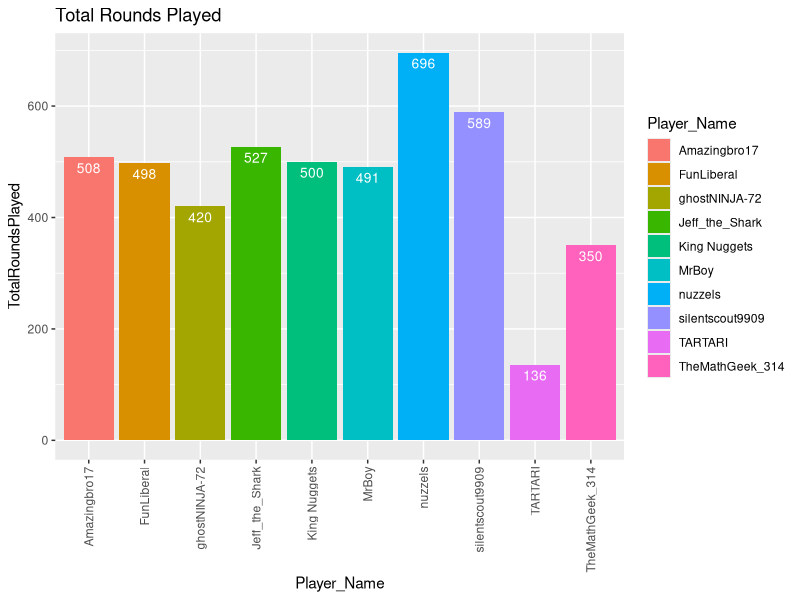
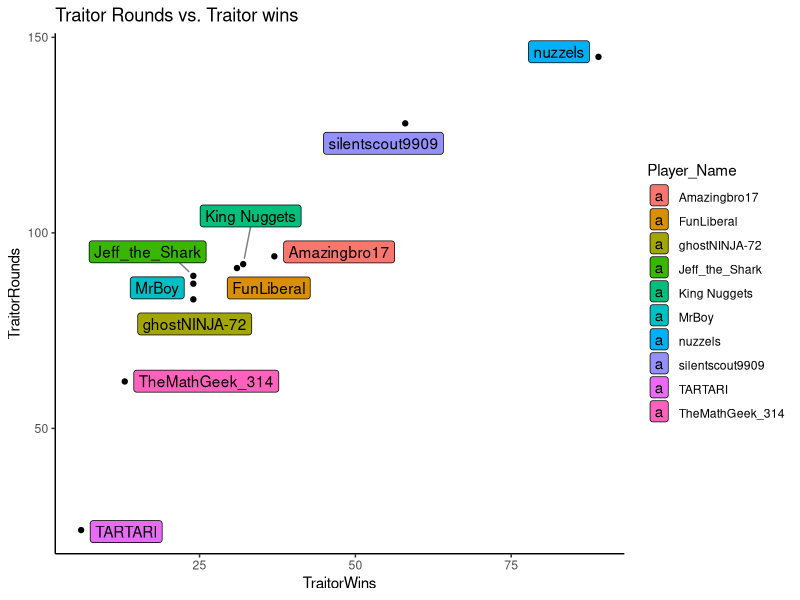
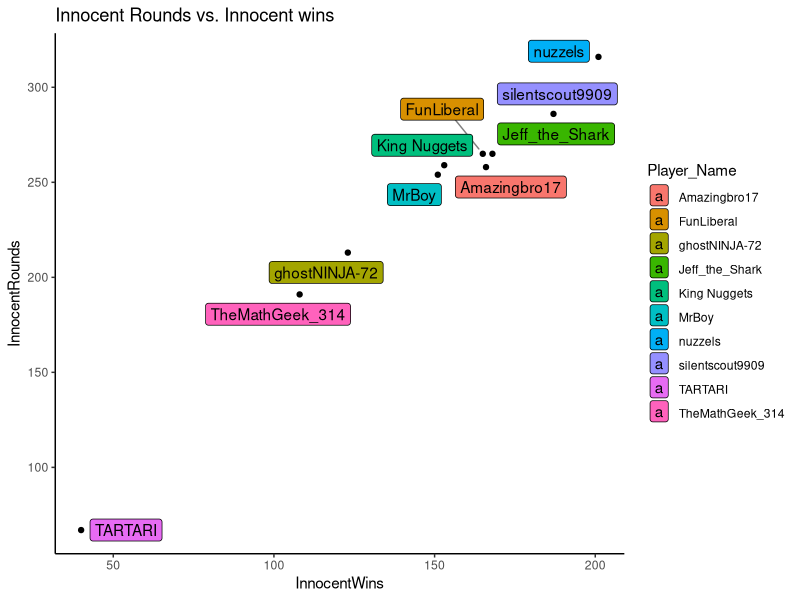
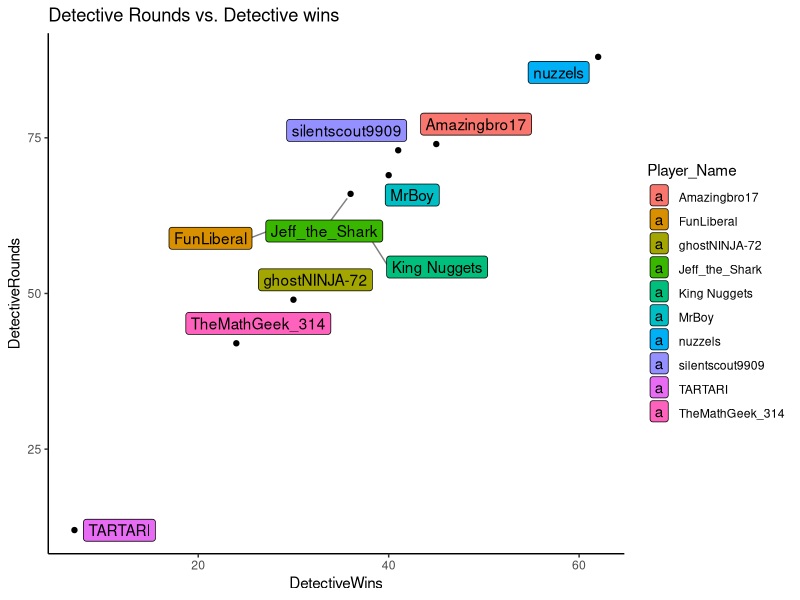
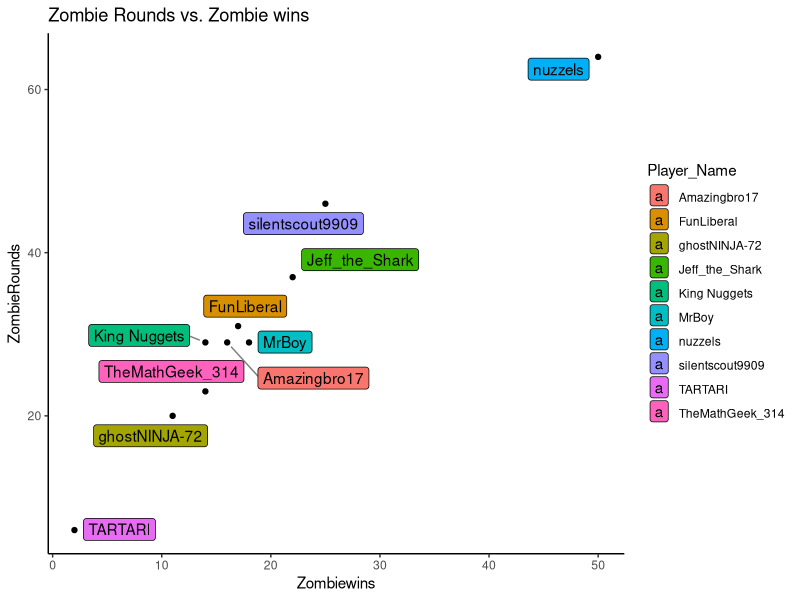
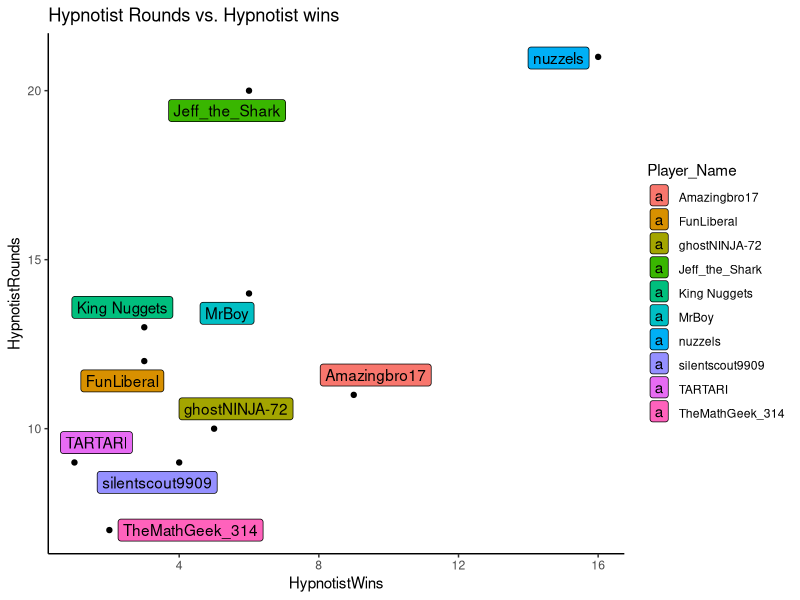
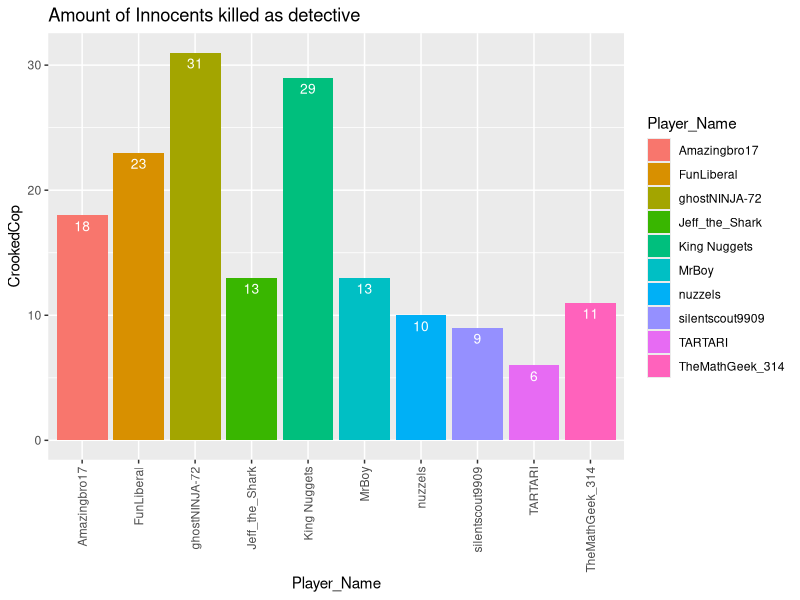
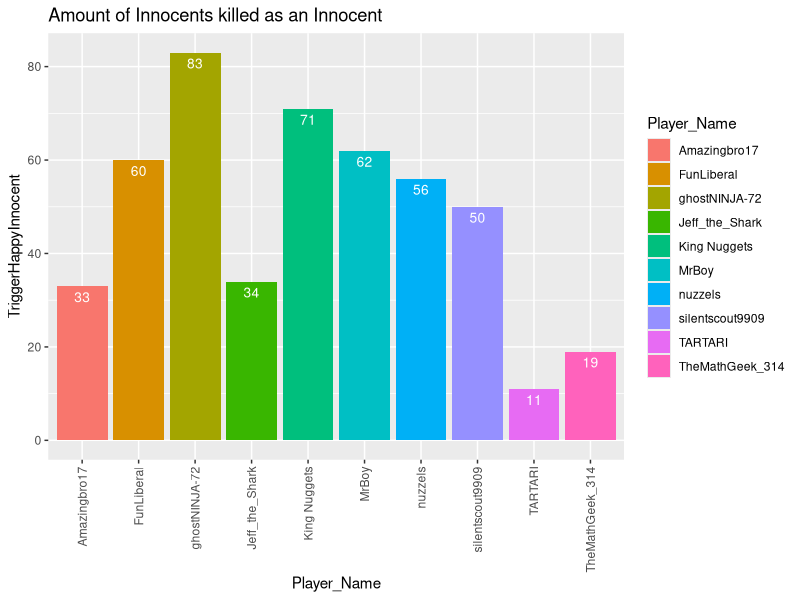

Write the R code that produced these figures, in order.
## ---- chunk 1
knitr::opts_chunk$set(echo = TRUE)
## ---- chunk 2
library(tidyverse)
library(ggplot2)
library(ggrepel)
library(readxl)
pstats <- read_excel('TTTStatsTag.xlsx', sheet='PlayerStats')
tpartners <- read_excel('TTTStatsTag.xlsx', sheet='TraitorPartners')
dequip <- read_excel('TTTStatsTag.xlsx', sheet='DetectiveEquipment')
## ---- chunk 3
pstats$Player_Name <- as.factor(pstats$Player_Name)
pstatsClean <- pstats %>% pivot_longer(
  !c('Player_Name'),
  names_to="stat",
  values_to="count",
  values_drop_na = TRUE
)
## ---- chunk 4
tpartners$Player_Name <- as.factor(tpartners$Player_Name)
tpartnersClean <- tpartners %>% pivot_longer(
  !c('Player_Name'),
  names_to="stat",
  values_to="count",
  values_drop_na = TRUE
)
## ---- chunk 5
dequip$Player_Name <- as.factor(dequip$Player_Name)
dequipClean <- dequip %>% pivot_longer(
  !c('Player_Name'),
  names_to="stat",
  values_to="count",
  values_drop_na = TRUE
)
## ---- chunk 6
overallStatP <- pstatsClean %>% group_by(stat) %>% summarise(overall = sum(count))
overallStatTP <- tpartnersClean %>% group_by(stat) %>% summarise(overall = sum(count))
overallStatD <- dequipClean %>% group_by(stat) %>% summarise(overall = sum(count))
## ---- chunk 7
ggplot(pstats, aes(y=TotalRoundsPlayed,x=Player_Name, fill=Player_Name)) + geom_bar(stat = "Identity") + geom_text(aes(label=TotalRoundsPlayed), vjust=1.6, color="white", size=3.5) + ggtitle("Total Rounds Played") +
  theme(axis.text.x=element_text(angle=90,hjust=1,vjust=0.5))
## ---- chunk 8
ggplot(pstats,aes(x=TraitorWins, y=TraitorRounds, fill=Player_Name)) + geom_point() + ggtitle("Traitor Rounds vs. Traitor wins") +
  geom_label_repel(aes(label = Player_Name),
                  box.padding   = 0.35, 
                  point.padding = 0.5,
                  segment.color = 'grey50') +
  theme_classic()

pstats %>% group_by(Player_Name,TraitorRounds,TraitorWins) %>% 
  summarise(winPercent=TraitorWins/TraitorRounds) %>%
  arrange(desc(winPercent))
## ---- chunk 9
ggplot(pstats,aes(x=InnocentWins, y=InnocentRounds, fill=Player_Name)) + geom_point() + ggtitle("Innocent Rounds vs. Innocent wins") +
  geom_label_repel(aes(label = Player_Name),
                  box.padding   = 0.35, 
                  point.padding = 0.5,
                  segment.color = 'grey50') +
  theme_classic()

pstats %>% group_by(Player_Name,InnocentRounds,InnocentWins) %>% 
  summarise(winPercent=InnocentWins/InnocentRounds) %>%
  arrange(desc(winPercent))
## ---- chunk 10
ggplot(pstats,aes(x=DetectiveWins, y=DetectiveRounds, fill=Player_Name)) + geom_point() + ggtitle("Detective Rounds vs. Detective wins") +
  geom_label_repel(aes(label = Player_Name),
                  box.padding   = 0.35, 
                  point.padding = 0.5,
                  segment.color = 'grey50') +
  theme_classic()

pstats %>% group_by(Player_Name,DetectiveRounds,DetectiveWins) %>% 
  summarise(winPercent=DetectiveWins/DetectiveRounds) %>%
  arrange(desc(winPercent))
## ---- chunk 11
ggplot(pstats,aes(x=Zombiewins, y=ZombieRounds, fill=Player_Name)) + geom_point() + ggtitle("Zombie Rounds vs. Zombie wins") +
  geom_label_repel(aes(label = Player_Name),
                  box.padding   = 0.35, 
                  point.padding = 0.5,
                  segment.color = 'grey50') +
  theme_classic()

pstats %>% group_by(Player_Name,Zombiewins,ZombieRounds) %>% 
  summarise(winPercent=Zombiewins/ZombieRounds) %>%
  arrange(desc(winPercent))
## ---- chunk 12
ggplot(pstats,aes(x=HypnotistWins, y=HypnotistRounds, fill=Player_Name)) + geom_point() + ggtitle("Hypnotist Rounds vs. Hypnotist wins") +
  geom_label_repel(aes(label = Player_Name),
                  box.padding   = 0.35, 
                  point.padding = 0.5,
                  segment.color = 'grey50') +
  theme_classic()

pstats %>% group_by(Player_Name,HypnotistWins,HypnotistRounds) %>% 
  summarise(winPercent=HypnotistWins/HypnotistRounds) %>%
  arrange(desc(winPercent))
## ---- chunk 13
ggplot(pstats,aes(x=Player_Name, y=CrookedCop, fill=Player_Name)) + geom_bar(stat="identity") + geom_text(aes(label=CrookedCop), vjust=1.6, color="white", size=3.5) + ggtitle("Amount of Innocents killed as detective") +
  theme(axis.text.x=element_text(angle=90,hjust=1,vjust=0.5))
pstats %>% group_by(Player_Name, DetectiveRounds, CrookedCop) %>% 
  summarise(Crookedeness=CrookedCop/DetectiveRounds) %>%
  arrange(desc(Crookedeness))
## ---- chunk 14
ggplot(pstats,aes(x=Player_Name, y=TriggerHappyInnocent, fill=Player_Name)) + geom_bar(stat="identity") + geom_text(aes(label=TriggerHappyInnocent), vjust=1.6, color="white", size=3.5) + ggtitle("Amount of Innocents killed as an Innocent") +
  theme(axis.text.x=element_text(angle=90,hjust=1,vjust=0.5))
pstats %>% group_by(Player_Name, InnocentRounds, TriggerHappyInnocent) %>% 
  summarise(Shootyness=TriggerHappyInnocent/InnocentRounds) %>%
  arrange(desc(Shootyness))
## ---- chunk 15
ggplot(pstats,aes(x=Player_Name,y=TotalFallDamage, fill=Player_Name)) + geom_bar(stat = "Identity")  + geom_text(aes(label=TotalFallDamage), vjust=1.6, color="Blue", size=3.5) + ggtitle("People least safe near ledges") +
  theme(axis.text.x=element_text(angle=90,hjust=1,vjust=0.5))
## ---- chunk 16
dequipClean %>% group_by(stat) %>% summarise(overallTimesBought = sum(count)) %>%
  ggplot(aes(x=stat,y=overallTimesBought)) + geom_bar(stat="Identity") + geom_text(aes(label=overallTimesBought), vjust=1.6, color="Red", size=2.5) + ggtitle("Times each detective equipment was bought") +
  theme(axis.text.x=element_text(angle=90,hjust=1,vjust=0.5))
dequipClean %>% group_by(stat) %>% summarise(percentBought=sum(count)/1172) %>% arrange(desc(percentBought))
## ---- chunk 17
dequipClean %>% filter(count>0) %>% group_by(Player_Name, stat) %>% summarise(equipBought=n()) %>% 
  ggplot(aes(x=Player_Name,y=equipBought, fill=Player_Name)) + geom_bar(stat = "Identity")  +
  theme(axis.text.x=element_text(angle=90,hjust=1,vjust=0.5)) + 
  ggtitle("Number of different detective equipment bought")

## ---- chunk 18
dequipClean %>% ggplot(aes(x=Player_Name,y=count, fill=Player_Name)) + geom_bar(stat = "Identity") + facet_wrap(~stat, ncol=5, scales = "free_y") +
  theme(axis.text.x=element_text(angle=90,hjust=1,vjust=0.5))
